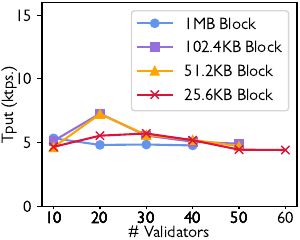

Reproduce this figure in Python.
import pandas as pd
import matplotlib.pyplot as plt

plt.rcParams["font.family"] = "Gill Sans"
plt.rcParams["font.size"] = "12"

data = pd.read_csv("agg_results.csv", header=[0,1,2])
data.columns = [c for (_, _, c) in data.columns[:2]] + [(a, b) for (a, b, _) in data.columns[2:]]

df1 = data.loc[data["correct-config"] == "blk_size=1048576+max_inflight_blk=1"]
df10 = data.loc[data["correct-config"] == "blk_size=104857+max_inflight_blk=10"]
df20 = data.loc[data["correct-config"] == "blk_size=52428+max_inflight_blk=20"]
df40 = data.loc[data["correct-config"] == "blk_size=26214+max_inflight_blk=40"]

df1_color = "cornflowerblue"
df10_color = "mediumpurple"
df20_color = "orange"
df40_color = "crimson"

fig, ax = plt.subplots(figsize=(3, 2.4))

# plot tput
ax.plot(df1["num-nodes"], df1[("avg_tput", "mean")] / 1000, "o-", color=df1_color, label="1MB Block")
ax.plot(df10["num-nodes"], df10[("avg_tput", "mean")] / 1000, "s-", color=df10_color, label="102.4KB Block")
ax.plot(df20["num-nodes"], df20[("avg_tput", "mean")] / 1000, "^-", color=df20_color, label="51.2KB Block")
ax.plot(df40["num-nodes"], df40[("avg_tput", "mean")] / 1000, "x-", color=df40_color, label="25.6KB Block")
ax.set_ylabel('Tput (ktps.)', labelpad=-1)
ax.set_ylim((0, 16))
ax.set_yticks(range(0, 20, 5))

ax.set_xlabel('# Validators', labelpad=-1)
ax.set_xticks(data["num-nodes"])
ax.tick_params(axis='x', labelrotation=0, length=2, pad=2)

ax.legend()

plt.subplots_adjust(left=0.14, right=0.99, top=0.99, bottom=0.14)
# fig.tight_layout()
fig.savefig("plot.pdf", format="pdf")